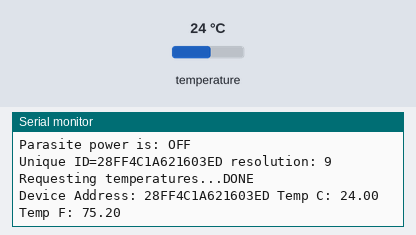
Bench run of a sketch on a simulated Arduino Uno, built with avr-gcc and run on an emulated ATmega328P. Parts: the last lines printed to the serial monitor. The test bench sets the inputs (shaded band); at power-on: temperature 24 °C.

Above: at 1.3 s.
1.4 s: temperature set to 12 °C
At 1.41 s:
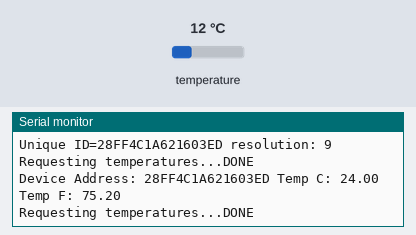
2.9 s: temperature set to 19 °C
At 4.4 s:
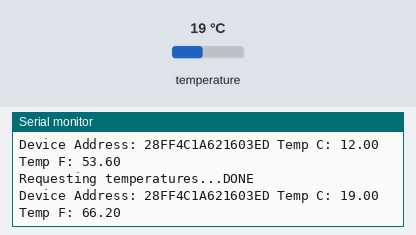
Timing chart, 0 to 5.9 s (numbered marks = the images above; inputs shaded):
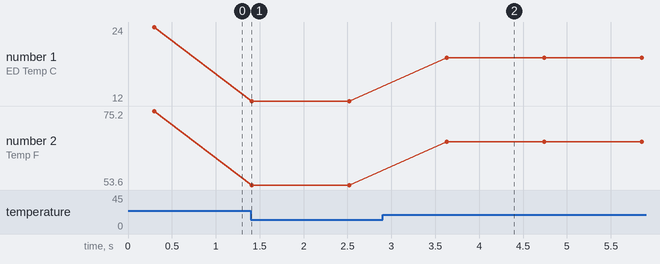

Measured:
- after the input at 2.9 s, the serial monitor: prints a new line after 0.73 s (image 2)
- plotted number 1: 24 → 12 after the input at 1.4 s, 12 → 19 after the input at 2.9 s
- plotted number 2: 75.2 → 53.6 after the input at 1.4 s, 53.6 → 66.2 after the input at 2.9 s

The sketch:

DS18B20_test.ino
```cpp
// Include the libraries we need
#include <OneWire.h>
#include <DallasTemperature.h>

// Data wire is plugged into port 2 on the Arduino
#define ONE_WIRE_BUS 5
#define TEMPERATURE_PRECISION 9

// Setup a oneWire instance to communicate with any OneWire devices (not just Maxim/Dallas temperature ICs)
OneWire oneWire(ONE_WIRE_BUS);

// Pass our oneWire reference to Dallas Temperature.
DallasTemperature sensors(&oneWire);

// arrays to hold device addresses
DeviceAddress address[20];
byte count = 0;

void setup(void)
{
    // start serial port
    Serial.begin(9600);
    Serial.println("Dallas Temperature IC Control Library Demo");

    // Start up the library
    sensors.begin();

    // locate devices on the bus
    Serial.print("Locating devices...");
    Serial.print("Found ");
    Serial.print(sensors.getDeviceCount(), DEC);
    Serial.println(" devices.");

    // report parasite power requirements
    Serial.print("Parasite power is: ");
    if (sensors.isParasitePowerMode())
        Serial.println("ON");
    else
        Serial.println("OFF");

    oneWire.reset_search();

    while (oneWire.search(address[count]))
    {
        Serial.print("Unique ID=");
        printAddress(address[count]);
        // set the resolution to 9 bit per device
        sensors.setResolution(address[count], TEMPERATURE_PRECISION);
        Serial.print(" resolution: ");
        Serial.print(sensors.getResolution(address[count]), DEC);
        Serial.println();
        delay(100);
        count++;
    }
}

// function to print a device address
void printAddress(DeviceAddress deviceAddress)
{
    for (uint8_t i = 0; i < 8; i++)
    {
        // zero pad the address if necessary
        if (deviceAddress[i] < 16) Serial.print("0");
        Serial.print(deviceAddress[i], HEX);
    }
}

// function to print the temperature for a device
void printTemperature(DeviceAddress deviceAddress)
{
    float tempC = sensors.getTempC(deviceAddress);
    Serial.print("Temp C: ");
    Serial.print(tempC);
    Serial.print(" Temp F: ");
    Serial.print(DallasTemperature::toFahrenheit(tempC));
}

// main function to print information about a device
void printData(DeviceAddress deviceAddress)
{
    Serial.print("Device Address: ");
    printAddress(deviceAddress);
    Serial.print(" ");
    printTemperature(deviceAddress);
    Serial.println();
}

/*
 * Main function, calls the temperatures in a loop.
 */
void loop(void)
{

    // call sensors.requestTemperatures() to issue a global temperature
    // request to all devices on the bus
    Serial.print("Requesting temperatures...");
    sensors.requestTemperatures();
    Serial.println("DONE");
    byte i;
    for(i = 0; i < count; i++)
    {
        printData(address[i]);
    }
    delay(1000);
}
```
